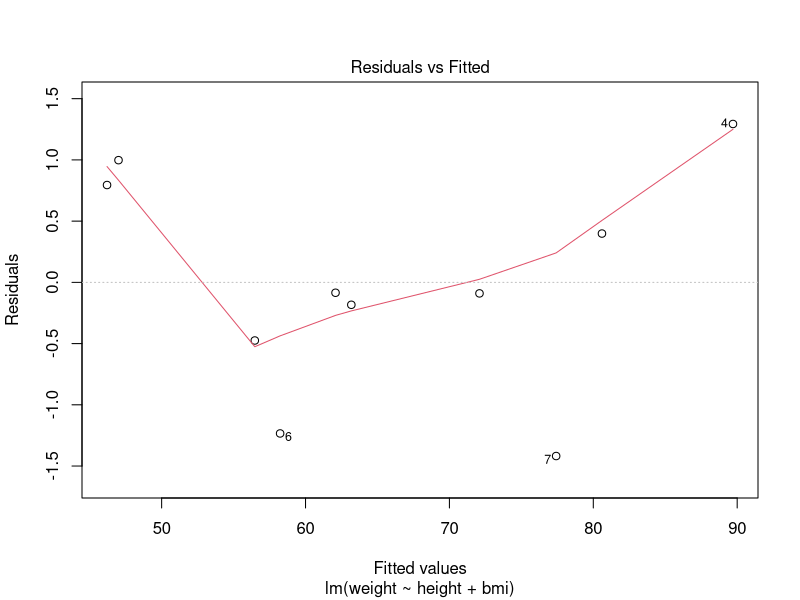
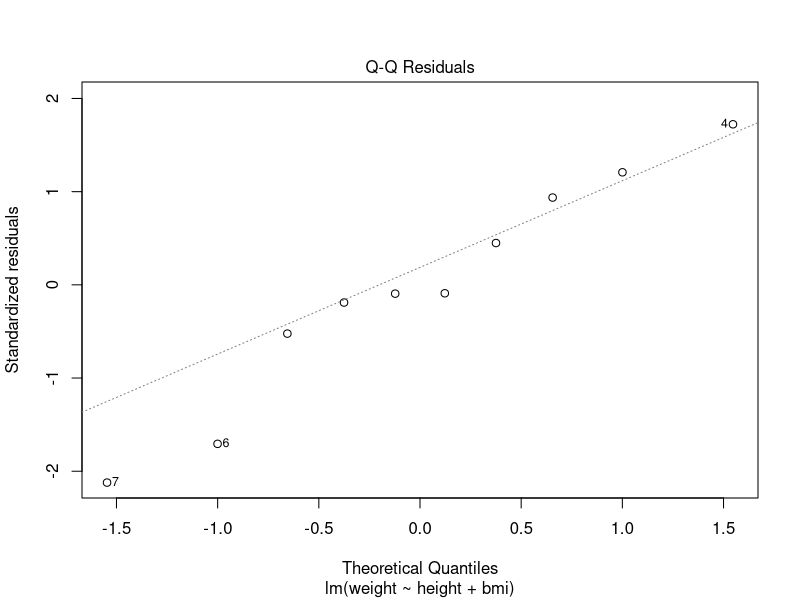
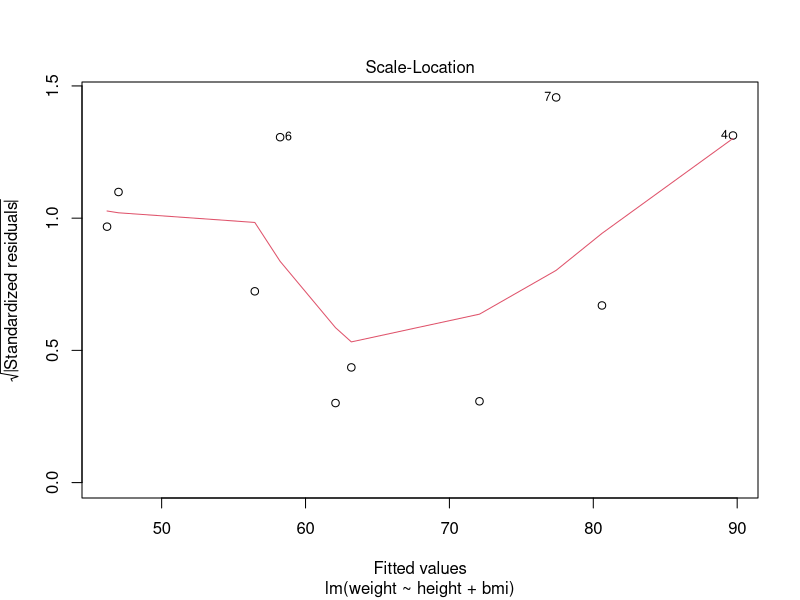
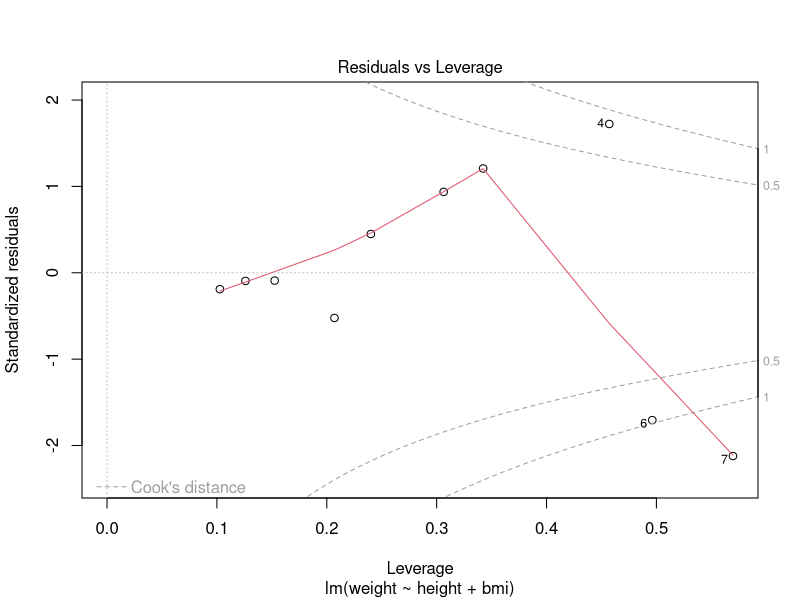
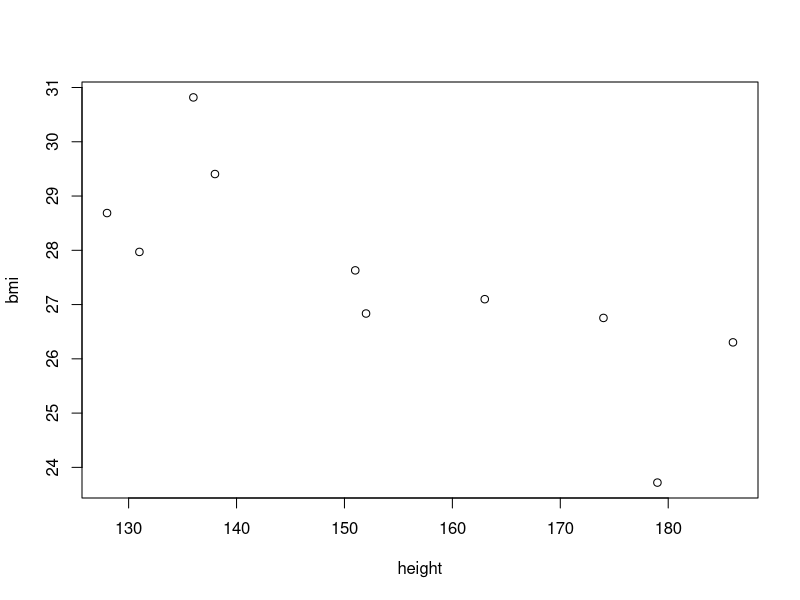

These figures' R source, in order:
library(readr)
library( car ) # for vif
weight <- c(63, 81, 56, 91, 47, 57, 76, 72, 62, 48) #Y
height <- c(151, 174, 138, 186, 128, 136, 179, 163, 152, 131) #X1
bmi <- weight/(height/100)^2 # a poor model, but meh! had to create an example

model <- lm(weight~height+bmi)
model # for coefficients
# (Intercept)     height          bmi  
# -132.9970       0.8507       2.4510  
# Weight =  0.8507*Height+2.4510*bmi-132.9970

vif(model) # Check for multicollineraty 
cooks.distance(model) # for influential observations, if >=1 remove the data

# To understand how good is Regression
plot(model) # for influential obs, linearity, homoscedasticity
# generates 4 plots, analyse each one for understanding regression
# use enter in console window to see each plot one by one
# PLOT 1: Residuals vs fitted: Correlation should be 0 [Linearity assumption]
# PLOT 2: Q-Q plot of residuals: Points should be close to line [normality assumption]
# PLOT 3: Residuals scatter plot: No patter in points, must be scattered [Homoscedasticity assumption]
# PLOT 4: Cook's distance for residuals: No point beyond 1 (dashed line) [Testing influential observations]

summary(model) # for detailed model summary

# To predict weight for height = 170 and bmi=22
predict_data <- data.frame(height=170,bmi=22)
predict(model,predict_data) # predicted weight = 65.547 

# Cannot plot the regression line in multivariate case on a 2D plot

# You should test for linear relationship btw independt variables to see multicollinearity
plot(height,bmi)